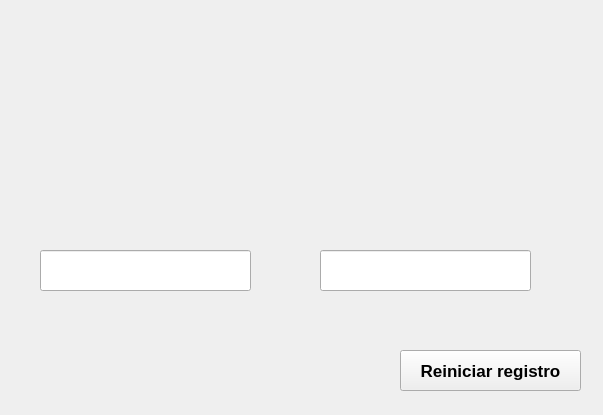
<?xml version="1.0" encoding="UTF-8"?>
<ui version="4.0">
 <class>Inicio_juego_reiniciar</class>
 <widget class="QWidget" name="Inicio_juego_reiniciar">
  <property name="geometry">
   <rect>
    <x>0</x>
    <y>0</y>
    <width>603</width>
    <height>415</height>
   </rect>
  </property>
  <property name="windowTitle">
   <string>Form</string>
  </property>
  <widget class="QLineEdit" name="le_clave">
   <property name="geometry">
    <rect>
     <x>320</x>
     <y>250</y>
     <width>211</width>
     <height>41</height>
    </rect>
   </property>
   <property name="font">
    <font>
     <pointsize>12</pointsize>
    </font>
   </property>
   <property name="text">
    <string/>
   </property>
  </widget>
  <widget class="QPushButton" name="btn_crear">
   <property name="geometry">
    <rect>
     <x>400</x>
     <y>350</y>
     <width>181</width>
     <height>41</height>
    </rect>
   </property>
   <property name="font">
    <font>
     <pointsize>13</pointsize>
     <weight>75</weight>
     <bold>true</bold>
    </font>
   </property>
   <property name="text">
    <string>Reiniciar registro</string>
   </property>
  </widget>
  <widget class="QLineEdit" name="le_usuario">
   <property name="geometry">
    <rect>
     <x>40</x>
     <y>250</y>
     <width>211</width>
     <height>41</height>
    </rect>
   </property>
   <property name="font">
    <font>
     <pointsize>12</pointsize>
    </font>
   </property>
   <property name="text">
    <string/>
   </property>
  </widget>
 </widget>
 <resources/>
 <connections/>
</ui>
